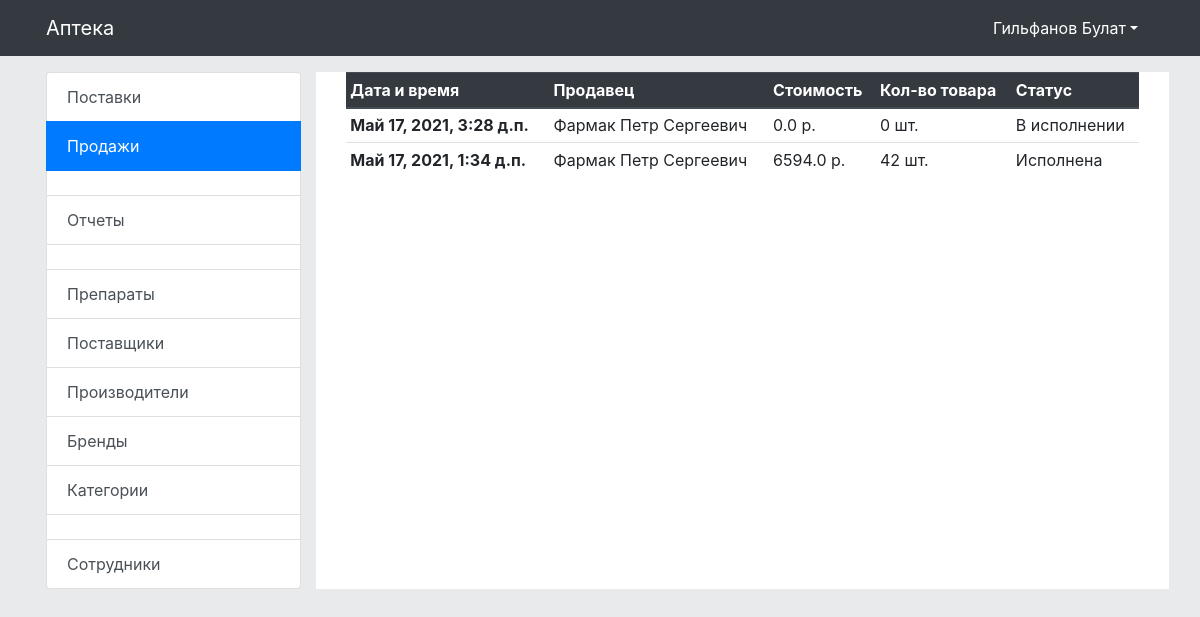
Page /app/sell/ (signed in) on the committed database.
### mainapp/models.py (models this page shows, shortened)
class sell_list(models.Model):
    date_time = models.DateTimeField('Дата и время продажи', auto_now_add=True)
    sell_user_id = models.ForeignKey(User, on_delete=models.CASCADE, verbose_name='Продавец',
                                     default=None)
    total_price = models.FloatField('Итоговая стоимость', default=0)
    total_count = models.IntegerField('Итоговое количество', default=0)
    status_sell = models.BooleanField('Статус исполнения продажи', default=False)
    del_status = models.BooleanField('Статус удаления', default=True)
    class Meta:
        verbose_name = 'Продажа'
        verbose_name_plural = 'Продажи'
        db_table = 'sell'

### userprofile/models.py (models this page shows, shortened)
class UserProfile(models.Model):
    user = models.OneToOneField(User, on_delete=models.CASCADE)
    patronymic = models.CharField('Отчество', max_length=32, null=True, blank=False)
    password = models.CharField(max_length=256, null=True, blank=True)
    birthday = models.DateField('Дата рождения', null=True, blank=False)
    phone = models.CharField('Телефон', max_length=32, null=True, blank=False)
    class Meta:
        verbose_name = 'Пользователь'
        verbose_name_plural = 'Пользователи'
        permissions = (
            ("look_user", "Просмотр сотрудников"),
        )

### mainapp/views.py (the view, shortened to what this page needs)
# urls.py: re_path(r'sell/([0-9]+)/elements/([0-9]+)/', views.sell_elem_updater),
def sell(request):
    arguments = {}
    arguments.update(name_tag=['продажу', 'Продажи', 'продаж', 'продажи'])
    if request.user.is_authenticated:
        if has_group(request.user, 'Администратор'):
            if request.method == "GET":
                try:
                    ispol_status = request.GET['ispol']
                except:
                    ispol_status = None
                if ispol_status != None:
                    arguments.update(
                        data_search=sell_list.objects.filter(del_status=1, status_sell=ispol_status).order_by(
                            "date_time"))
                else:
                    arguments.update(data_search=sell_list.objects.filter(del_status=1).order_by("-date_time"))
                return render(request, 'mainapp/admin/sell_list.html', {'arguments': arguments})
        return redirect('/')
    return redirect('/')

### mainapp/templatetags/tags_jinja.py (called while the page is built)
@register.filter(name='has_group')
def has_group(user, group_name):
    group = Group.objects.get(name=group_name)
    return True if group in user.groups.all() else False

@register.filter(name='cheak_count_list')
def has_group(list):
    try:
        if len(list) > 0:
            return True
        else:
            return False
    except:
        return False

### mainapp/views.py (called while the page is built)
def has_group(user, group_name):
    from django.contrib.auth.models import Group
    group = Group.objects.get(name=group_name)
    return True if group in user.groups.all() else False

### mainapp/templates/mainapp/admin/sell_list.html (shortened to what this page needs)
{% extends 'base.html' %}
{% load tags_jinja %}
{% block content %}
    <div class="container">
        <div class="table-responsive">
            <table class="table table-sm table-hover">
                <thead class="thead-dark">
                <tr>
                    <th scope="col">Дата и время</th>
                    <th scope="col">Продавец</th>
                    <th scope="col">Стоимость</th>
                    <th scope="col">Кол-во товара</th>
                    <th scope="col">Статус</th>
                </tr>
                </thead>
                <tbody>
                {% if arguments.data_search|cheak_count_list > 0 %}
                    {% for data in arguments.data_search %}
                        <tr role="button"
                            onclick="window.location.href = '/app/sell/{{ data.id }}/elements/'">
                            <th scope="row" data-toggle="tooltip" data-placement="bottom"
                                title="Нажмите для управления">{{ data.date_time }}</th>
                            <td data-toggle="tooltip" data-placement="bottom"
                                title="Нажмите для управления">{{ data.sell_user_id.last_name }} {{ data.sell_user_id.first_name }} {{ data.sell_user_id.userprofile.patronymic }}</td>
                            <td data-toggle="tooltip" data-placement="bottom"
                                title="Нажмите для управления">{{ data.total_price }} р.</td>
                            <td data-toggle="tooltip" data-placement="bottom"
                                title="Нажмите для управления">{{ data.total_count }} шт.</td>
                            <td data-toggle="tooltip" data-placement="bottom"
                                title="Нажмите для управления">{% if not data.status_sell %}
                                В исполнении
                            {% else %}
                                Исполнена
                            {% endif %}</td>
                        </tr>
                    {% endfor %}
                {% endif %}
                </tbody>
            </table>
        </div>
    </div>
{% endblock %}

### templates/base.html (shortened to what this page needs)
<!doctype html>
{% load static %}
{% load tags_jinja %}
<html lang="ru">
<head>
    <link rel="stylesheet" href="https://stackpath.bootstrapcdn.com/bootstrap/4.3.1/css/bootstrap.min.css"
>
    <link rel="stylesheet" href="{% static 'css/style.css' %}"/>
    <link rel="stylesheet" href="https://cdnjs.cloudflare.com/ajax/libs/Chart.js/2.9.3/Chart.min.css"
/>
</head>
<body style="background-color:#e8eaec">
<div class="bg-dark header d-print-none" style="z-index: 10000" id="navbar">
    <nav class="container navbar navbar-expand-lg navbar-dark bg-dark">
        <a class="navbar-brand" href="/">Аптека</a>
        <div class="collapse navbar-collapse" id="navbarSupportedContent" style="justify-content: flex-end;">
            <ul class="nav bg-dark">
                {% if user.is_authenticated %}
                    <li class="nav-item dropdown">
                        <a class="nav-link dropdown-toggle" style="color:white" data-toggle="dropdown" role="button"
                           aria-haspopup="true"
                           aria-expanded="false">{{ user.last_name }} {{ user.first_name }}</a>
                    </li>
                {% endif %}
            </ul>
        </div>
    </nav>
</div>
<div class="container p-3">
    <div class="row">
        <div class="col-lg-3 col-xl-3 col-12">
            <div class="list-group">
                {% if user|has_group:"Администратор" or user|has_group:"Фармацевт" %}
                    {% if user|has_group:"Администратор" %}
                        <a href="/app/postavki/" class="list-group-item list-group-item-action {% if '/app/postavki/' in request.path %} active {% endif %}">Поставки</a>
                        <a href="/app/sell/" class="list-group-item list-group-item-action {% if '/app/sell/' in request.path %} active {% endif %}">Продажи</a>
                        <a href="#" class="list-group-item list-group-item-action disabled"></a>
                        <a href="/app/category/" class="list-group-item list-group-item-action">Отчеты</a>
                        <a href="#" class="list-group-item list-group-item-action disabled"></a>
                        <a href="/app/preporat/"
                           class="list-group-item list-group-item-action {% if '/app/preporat/' in request.path %} active {% endif %}">Препараты</a>
                        <a href="/app/postavchiki/"
                           class="list-group-item list-group-item-action {% if '/app/postavchiki/' in request.path %} active {% endif %}">Поставщики</a>
                        <a href="/app/proizvoditel/"
                           class="list-group-item list-group-item-action {% if '/app/proizvoditel/' in request.path %} active {% endif %}">Производители</a>
                        <a href="/app/brends/"
                           class="list-group-item list-group-item-action {% if '/app/brends/' in request.path %} active {% endif %}">Бренды</a>
                        <a href="/app/category/"
                           class="list-group-item list-group-item-action {% if '/app/category/' in request.path %} active {% endif %}">Категории</a>
                        <a href="#" class="list-group-item list-group-item-action disabled"></a>
                        <a href="/user/userlist/"
                           class="list-group-item list-group-item-action {% if '/user/userlist/' in request.path %} active {% endif %}">Сотрудники</a>
                    {% endif %}
                {% endif %}
            </div>
        </div>
        <div class="col-lg-9 col-xl-9 col-12" style="background: white">
            {% block content %}{% endblock %}
        </div>
    </div>
</div>
</body>
</html>

### rows in the picture
sell_list: date_time "Май 17, 2021, 3:28 д.п.", sell_user_id.last_name "Фармак", sell_user_id.first_name "Петр", sell_user_id.userprofile.patronymic "Сергеевич", total_price "0.0", total_count "0", status_sell "В исполнении"
sell_list: date_time "Май 17, 2021, 1:34 д.п.", sell_user_id.last_name "Фармак", sell_user_id.first_name "Петр", sell_user_id.userprofile.patronymic "Сергеевич", total_price "6594.0", total_count "42", status_sell "Исполнена"

### other values in the picture
{{ user.last_name }} "Гильфанов"
{{ user.first_name }} "Булат"
